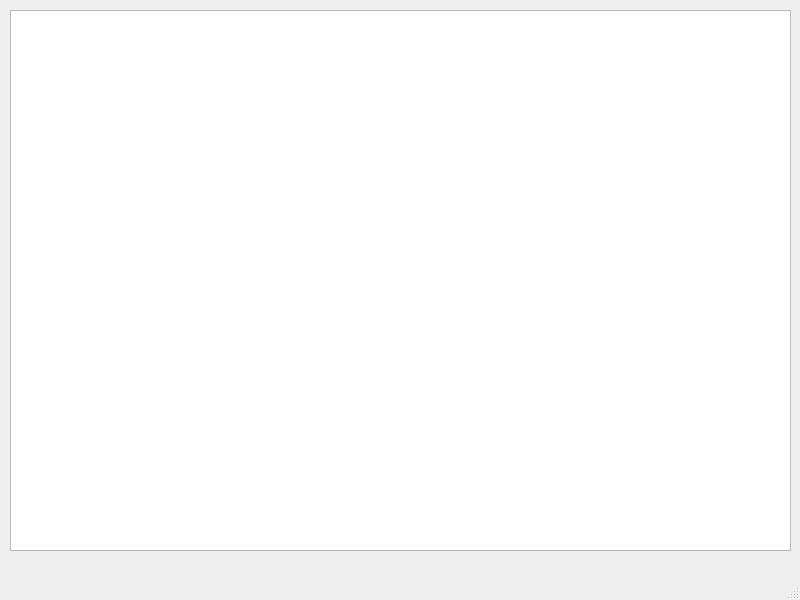
<?xml version="1.0" encoding="UTF-8"?>
<ui version="4.0">
 <class>MainWindow</class>
 <widget class="QMainWindow" name="MainWindow">
  <property name="geometry">
   <rect>
    <x>0</x>
    <y>0</y>
    <width>800</width>
    <height>600</height>
   </rect>
  </property>
  <property name="windowTitle">
   <string>Эспрессо</string>
  </property>
  <widget class="QWidget" name="centralwidget">
   <widget class="QTableWidget" name="tableWidget">
    <property name="geometry">
     <rect>
      <x>10</x>
      <y>10</y>
      <width>781</width>
      <height>541</height>
     </rect>
    </property>
   </widget>
  </widget>
  <widget class="QMenuBar" name="menubar">
   <property name="geometry">
    <rect>
     <x>0</x>
     <y>0</y>
     <width>800</width>
     <height>21</height>
    </rect>
   </property>
  </widget>
  <widget class="QStatusBar" name="statusbar"/>
 </widget>
 <resources/>
 <connections/>
</ui>
